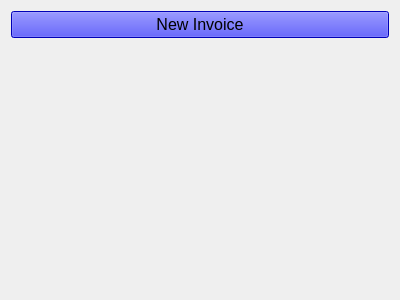
<?xml version="1.0" encoding="UTF-8"?>
<ui version="4.0">
 <class>W_Invoice_Manager</class>
 <widget class="QWidget" name="W_Invoice_Manager">
  <property name="geometry">
   <rect>
    <x>0</x>
    <y>0</y>
    <width>400</width>
    <height>300</height>
   </rect>
  </property>
  <property name="windowTitle">
   <string>Form</string>
  </property>
  <layout class="QVBoxLayout" name="verticalLayout">
   <item>
    <widget class="QPushButton" name="b_new_invoice">
     <property name="font">
      <font>
       <pointsize>12</pointsize>
      </font>
     </property>
     <property name="styleSheet">
      <string notr="true">background-color: blue</string>
     </property>
     <property name="text">
      <string>New Invoice</string>
     </property>
     <property name="icon">
      <iconset resource="../resources/icons.qrc">
       <normaloff>:/assets/vcs-added.svg</normaloff>:/assets/vcs-added.svg</iconset>
     </property>
    </widget>
   </item>
   <item>
    <widget class="W_Tile_View" name="tile_view" native="true"/>
   </item>
  </layout>
 </widget>
 <customwidgets>
  <customwidget>
   <class>W_Tile_View</class>
   <extends>QWidget</extends>
   <header>w_tile_view.h</header>
   <container>1</container>
  </customwidget>
 </customwidgets>
 <resources>
  <include location="../resources/icons.qrc"/>
 </resources>
 <connections/>
</ui>
